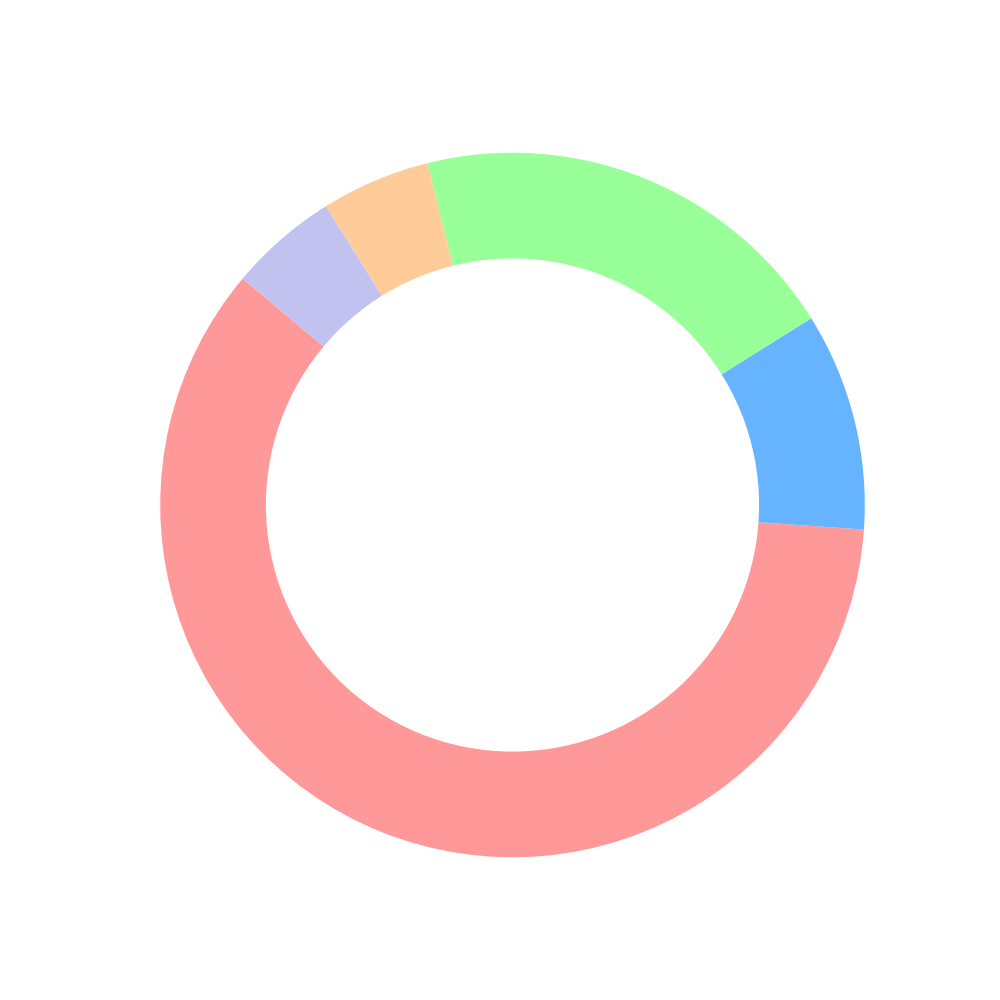

Write Python code to recreate this figure.
import matplotlib.pyplot as plt

# Data for the pie chart
market_share = [60, 10, 20, 5, 5]

# Define colors for each console
colors = ['#ff9999', '#66b3ff', '#99ff99', '#ffcc99', '#c2c2f0']

# Create a pie chart
fig, ax = plt.subplots(figsize=(10, 10))

# Create wedges without labels, percentages, and exploded sections
wedges, _ = ax.pie(
    market_share, 
    startangle=140, 
    colors=colors, 
    pctdistance=0.85
)

# Add a circular center to create the "sector" pie chart look
centre_circle = plt.Circle((0, 0), 0.70, fc='white')
fig.gca().add_artist(centre_circle)

# Ensure the pie is drawn as a circle
ax.axis('equal')

# Show the plot
plt.show()
